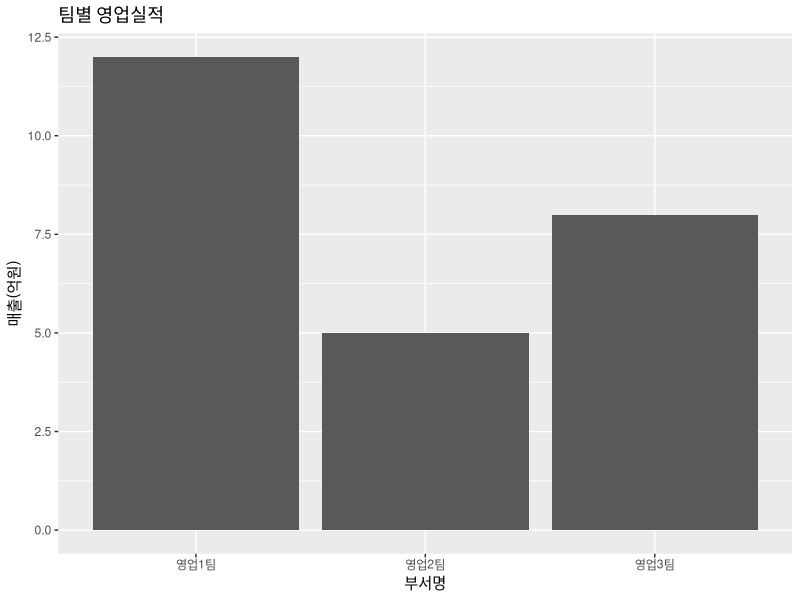
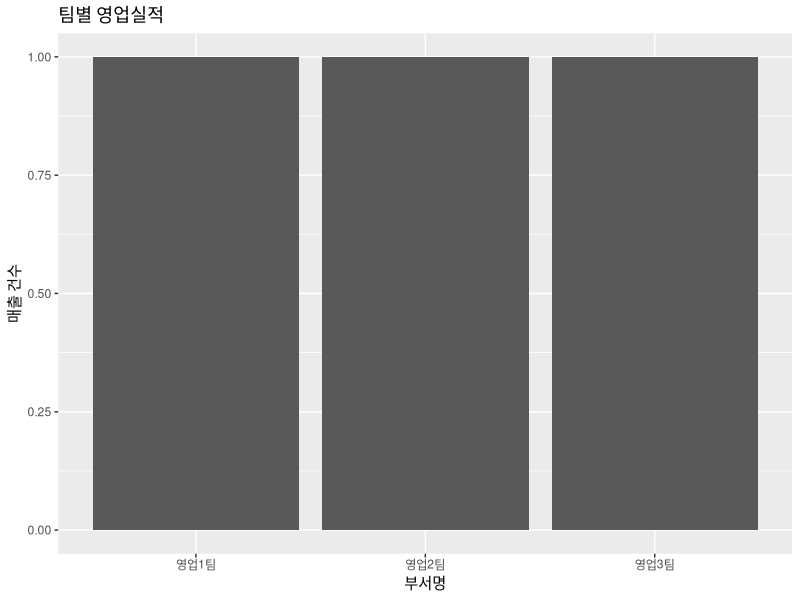
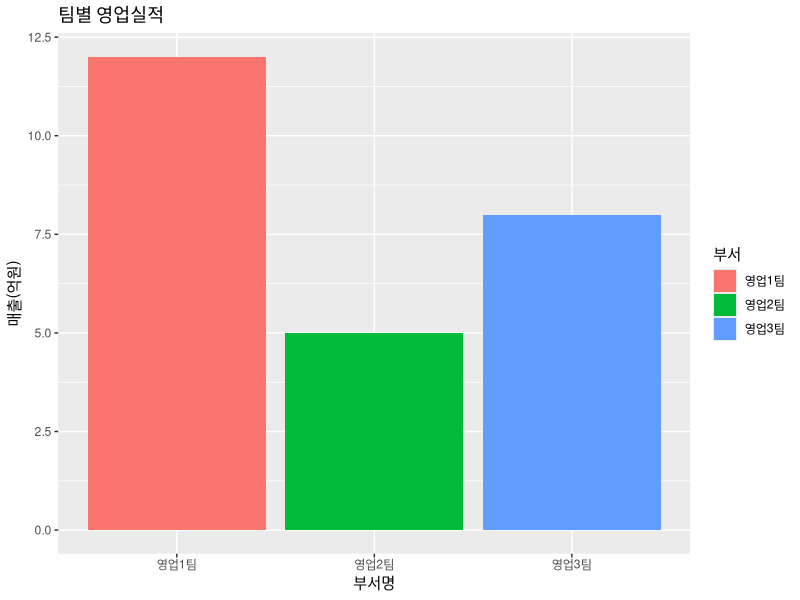
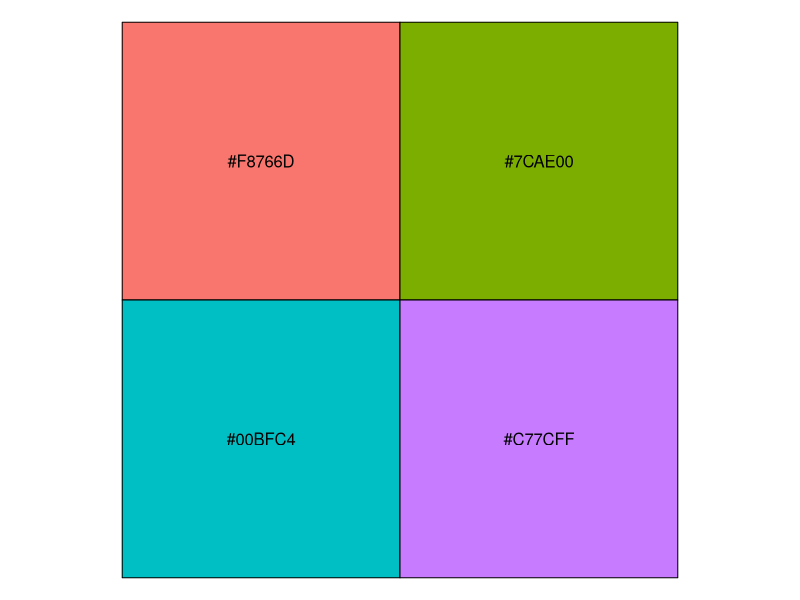
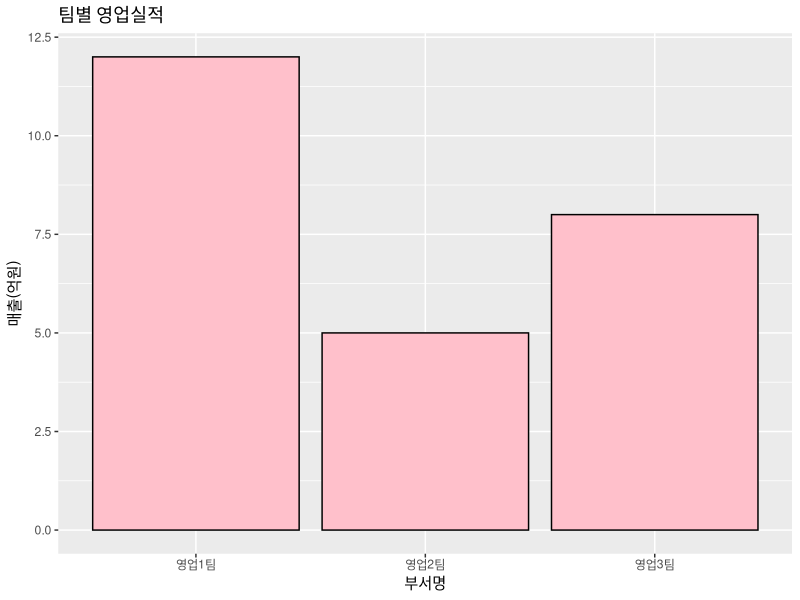
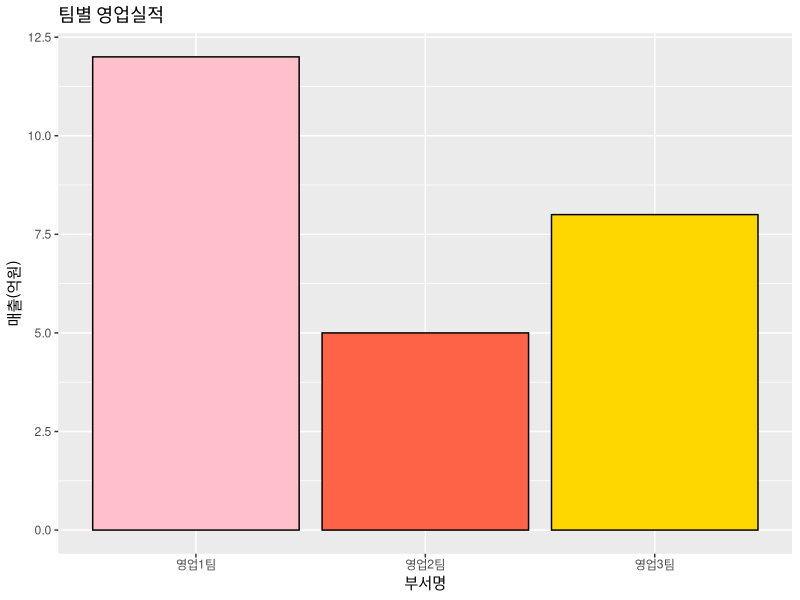
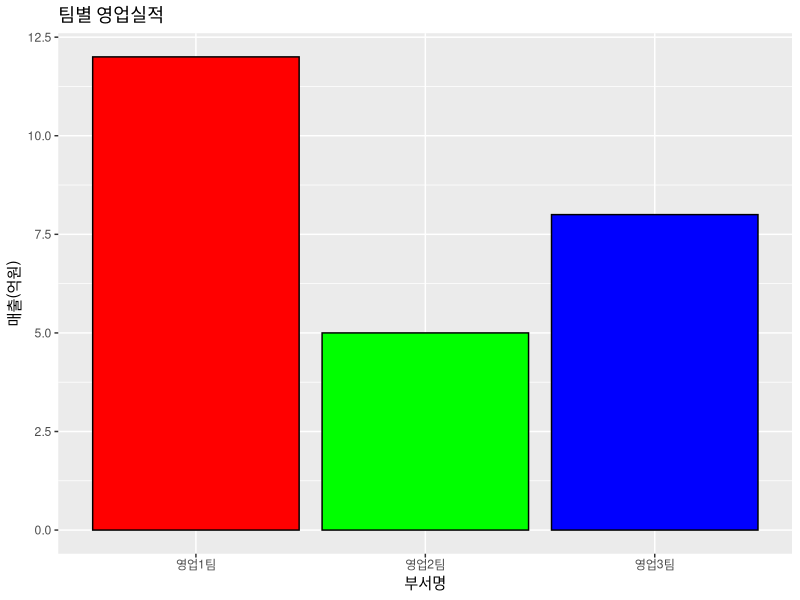
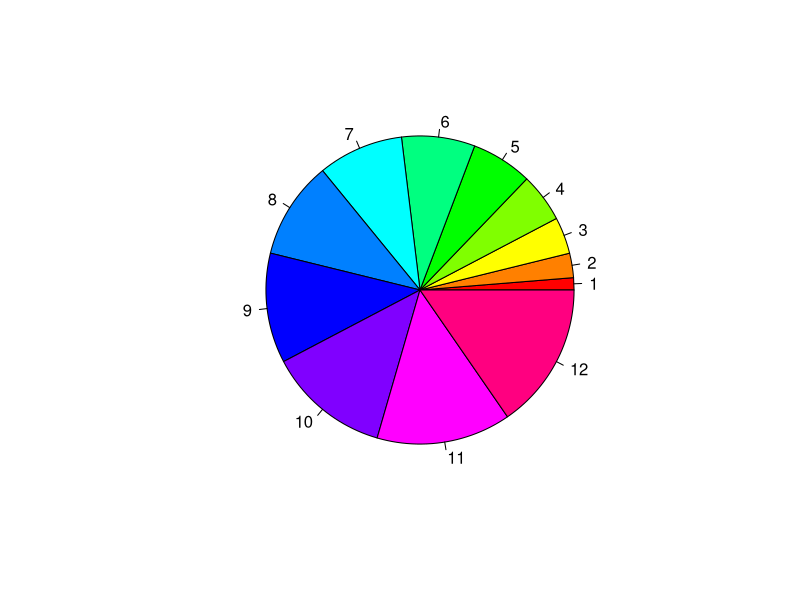

Reproduce these figures in R, in order.
# 4장 그래프
# 막대 그래프

library(ggplot2)

#데이터 저장(데이터 프레임)
dept = c("영업1팀", "영업2팀", "영업3팀")
sales = c(12, 5, 8)
df1 = data.frame(부서=dept, 매출=sales, 분기="1분기")
df1


# 막대그래프(그래프 데이터 초기화 - 그래프 모양 - 제목, 라벨 설정)
ggplot(data = df1, aes(x=부서, y=매출)) +
  geom_bar(stat="identity") +
  labs(title="팀별 영업실적", x="부서명", y= "매출(억원)")

# 각 부서별 매출건수
ggplot(data = df1, aes(x=부서)) +
  geom_bar(stat="count") +
  labs(title="팀별 영업실적", x="부서명", y= "매출 건수")

# 막대에 자동 색 지정
ggplot(data = df1, aes(x=부서, y=매출, fill=부서)) +
  geom_bar(stat="identity") +
  labs(title="팀별 영업실적", x="부서명", y= "매출(억원)")

# 자동 지정되는 색상 확인
install.packages("scales")
library(scales)
hex = hue_pal()(4)
show_col(hex)

# 막대에 동일한 채우기 및 테두리선 색상 지정
ggplot(data = df1, aes(x=부서, y=매출)) +
  geom_bar(stat="identity", fill="pink", color="black") +
  labs(title="팀별 영업실적", x="부서명", y= "매출(억원)")

# 막대마다 사용자가 지정한 색상으로 변경
ggplot(data = df1, aes(x=부서, y=매출)) +
  geom_bar(stat="identity", fill=c("pink", "tomato", "gold"), color="black") +
  labs(title="팀별 영업실적", x="부서명", y= "매출(억원)")

# 눈에 잘 띄는 색상으로 자동 변경
ggplot(data = df1, aes(x=부서, y=매출)) +
  geom_bar(stat="identity", fill=rainbow(3), color="black") +
  labs(title="팀별 영업실적", x="부서명", y= "매출(억원)")


# gdRdriver, RColorBrewer - 색상팔레트를 제공하는 두 가지 패키지

# gdRdriver 패키지의 팔레트
x = rep(1:12)
pie(x, labels=seq(1,12), col=rainbow(12))
pie(x, labels=seq(1,12), col=heat.colors(12))
pie(x, labels=seq(1,12), col=terrain.colors(12))
pie(x, labels=seq(1,12), col=topo.colors(12))
pie(x, labels=seq(1,12), col=cm.colors(12))

# RColorBrewer 패키지의 팔레트
install.packages("RColorBrewer")
library(RColorBrewer)
display.brewer.all()


# 1분기, 2분기의 막대그래프

# 2분기 데이터 데이터프레임에 저장
dept = c("영업1팀", "영업2팀", "영업3팀")
sales = c(10, 8, 5)
df2 = data.frame(부서=dept, 매출=sales, 분기="2분기")

# 1분기와 2분기 데이터를 행으로 연결해서 하나의 데이터프레임으로 자징
df = rbind(df1, df2)
df

# 부서별 분기별 막대그래프
ggplot(df, aes(x=부서, y=매출, fill=분기)) +
  geom_bar(stat="identity")

# 부서별 분기별 막대그래프 작성
# 조건 1> 3분기 실적을 추가
dept = c("영업1팀", "영업2팀", "영업3팀")
sales = c(17, 15, 7)
df3 = data.frame(부서=dept, 매출=sales, 분기="3분기")
df = rbind(df1, df2, df3)
df

# 조건 2> gdRdriver 패키지의 팔레트에 있는 색상을 막대에 설정
# 조건 3> 그래프 제목 : 부서별분기별 영업실적, x축 제목 : 부서명, y축 제목 : 영업매출(억원)
ggplot(df, aes(x=부서, y=매출)) +
  geom_bar(stat="identity", fill=cm.colors(9), color="black") +
  labs(title="부서별분기별 영업실적", x="부서명", y= "영업매출(억원)")

# 분기별로 사용자 지정색 설정
ggplot(df, aes(x=부서, y=매출, fill=분기)) +
  geom_bar(stat="identity") +
  scale_fill_manual(values=c("pink", "magenta", "purple")) +
  labs(title="부서별분기별 영업실적", x="부서명", y= "영업매출(억원)")

ggplot(df, aes(x=부서, y=매출, fill=분기)) +
  geom_bar(stat="identity") +
  scale_fill_manual(values=heat.colors(3)) +
  labs(title="부서별분기별 영업실적", x="부서명", y= "영업매출(억원)")

# 묶은세로 막대그래프
ggplot(df, aes(x=부서, y=매출, fill=분기)) +
  geom_bar(stat="identity", position="dodge") +
  scale_fill_manual(values=heat.colors(3)) +
  labs(title="부서별분기별 영업실적", x="부서명", y= "영업매출(억원)")

# 바로 직전에 실행된 그래프를 사진 파일로 저장
ggsave("D:/MINJU/R_data/Temp/Graph1.png", width=10, height=13, units="cm")


# ===============================================
# 선그래프 : 시간에 따라 데이터의 추이를 살필 때 사용

# 영업1팀의 6개월간 데이터를 데이터프레임에 저장
month = c(1, 2, 3, 4, 5, 6)
sales = c(3, 3, 5, 5, 7, 4)
df1 = data.frame(부서="영업1팀", 월=month, 매출=sales)

# 영업2팀의 6개월간 데이터를 데이터프레임에 저장
sales = c(2, 2, 4, 8, 9, 6)
df2 = data.frame(부서="영업2팀", 월=month, 매출=sales)

# 행으로 df1과 df2를 연결
df = rbind(df1, df2)
df

# 선형그래프 그리기
# 영업1팀 데이터만 사용해서
ggplot(data=df1, aes(x=월, y=매출, group=부서)) +
  geom_line() +
  labs(title="월별매출")

# 영업2팀 데이터만 사용해서
ggplot(data=df2, aes(x=월, y=매출, group=부서)) +
  geom_line(color="green", size=2) +
  geom_point(color="red", size=3) +
  labs(title="월별매출")

# 영업1팀, 2팀의 데이터를 사용해서
ggplot(data=df, aes(x=월, y=매출, group=부서, color=부서)) +
  geom_line(size=2) +
  geom_point(size=3) +
  labs(title="월별매출")

ggplot(data=df, aes(x=월, y=매출, group=부서, group=부서)) +
  geom_line(color=cm.colors(12), size=2) +
  geom_point(color=cm.colors(12), size=3) +
  labs(title="월별매출")

# ===============================================
# 산포도 : 점으로 데이터의 변화를 확인

ggplot(data=women, aes(x=height, y=weight)) +
  geom_point() +
  labs(title="미국 30~39세 여성의 키와 몸무게의 상관관계", x="키(inch)", y="몸무게(pound)")

# 점의 모양, 색상, 크기 설정
ggplot(data=women, aes(x=height, y=weight)) +
  geom_point(shape=11, color="tomato", size=2) +
  labs(title="미국 30~39세 여성의 키와 몸무게의 상관관계", x="키(inch)", y="몸무게(pound)")
